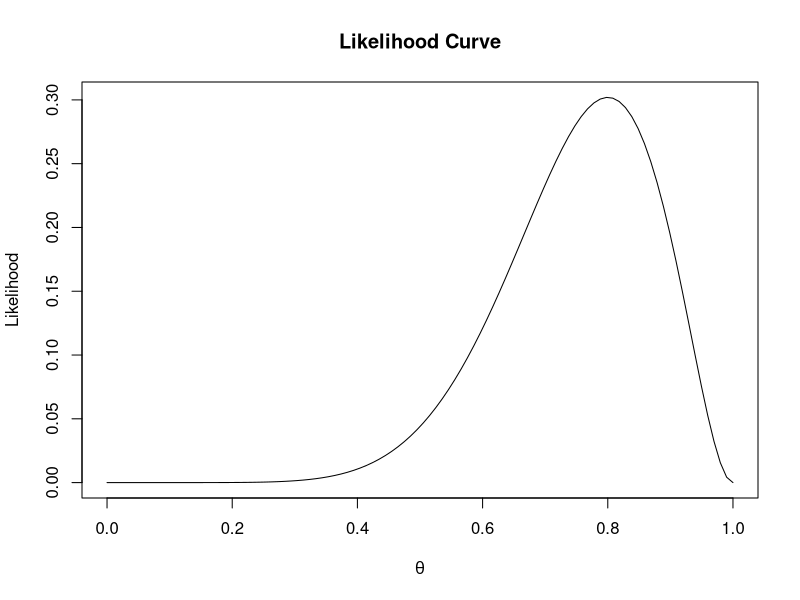

Generate this figure with R:
# https://www.coursera.org/learn/statistical-inferences/supplement/z65kC/assignment-2-1-likelihoods

#plot likelihood curve----
n<-10 #set total trials
x<-8 #set successes
theta<- seq(0,1,len=100) #create theta variable, from 0 to 1
#theta <- .5
like <- dbinom(x,n,theta) #create likelihood function
plot(theta,like,type='l',xlab=expression(theta), ylab='Likelihood', main="Likelihood Curve")

#Š Daniel Lakens, 2016. 
# This work is licensed under a Creative Commons Attribution-NonCommercial-ShareAlike 4.0 International License. https://creativecommons.org/licenses/by-nc-sa/4.0/